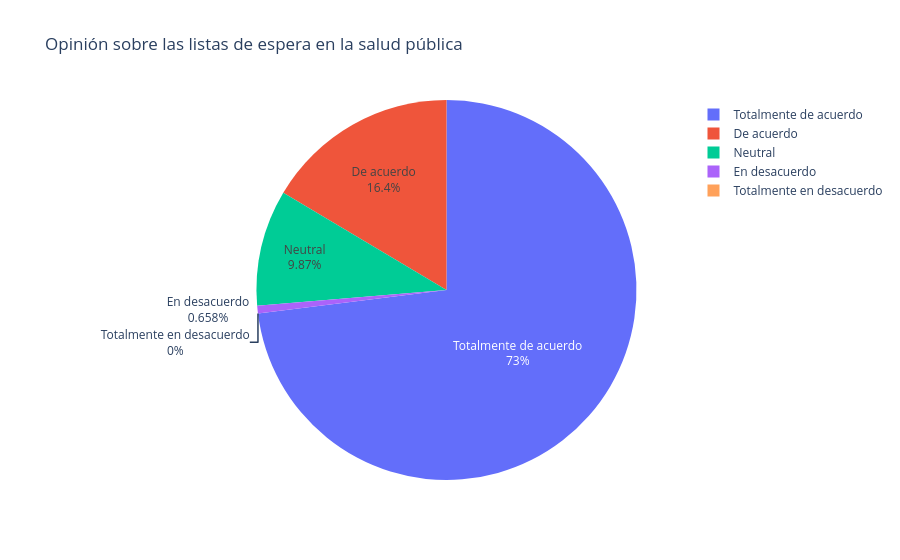

The cell this chart's notebook holds for it:
### Markdown cell above
### Pregunta 3: Salud
1. Pregunta
¿Las listas de espera del sistema público de salud son un problema grave en Chile?
2. Explicación
Esta pregunta busca conocer la percepción de los participantes sobre la gravedad de las listas de espera en el sistema público de salud chileno. Estas listas representan el tiempo que las personas deben esperar para acceder a consultas con especialistas, exámenes o determinados procedimientos médicos. A través de las respuestas, podremos identificar cómo evalúan los encuestados esta situación y si consideran que constituye un problema importante para la población. Utilizaremos un gráfico de barras para comparar la cantidad y el porcentaje de participantes que están de acuerdo, en desacuerdo o mantienen una postura neutral.

### Code cell
pregunta = "Las listas de espera del sistema público de salud son un problema grave en Chile."

respuestas = pd.to_numeric(datos[pregunta], errors="coerce").dropna()

tabla = respuestas.value_counts().reindex([1, 2, 3, 4, 5], fill_value=0)
tabla = tabla.rename_axis("Respuesta").reset_index(name="Cantidad")

tabla["Alternativa"] = tabla["Respuesta"].map(alternativas)
tabla["Porcentaje"] = (
    tabla["Cantidad"] / len(respuestas) * 100
).round(1)

display(tabla)

fig = px.pie(
    tabla,
    names="Alternativa",
    values="Cantidad",
    title="Opinión sobre las listas de espera en la salud pública",
    hole=0
)
fig.update_traces(textinfo="label+percent", hovertemplate="%{label}<br>Respuestas: %{value}<br>%{percent}")
fig.show()

### Figure 1 — Plotly figure (JSON) as saved in the notebook; plotly's stock layout.template omitted (floating-point values rounded to 4 significant figures)
{"data": [{"domain": {"x": [0, 1], "y": [0, 1]}, "hole": 0, "hovertemplate": "%{label}<br>Respuestas: %{value}<br>%{percent}", "labels": ["Totalmente en desacuerdo", "En desacuerdo", "Neutral", "De acuerdo", "Totalmente de acuerdo"], "legendgroup": "", "name": "", "showlegend": true, "textinfo": "label+percent", "type": "pie", "values": [0, 1, 15, 25, 111]}], "layout": {"legend": {"tracegroupgap": 0}, "title": {"text": "Opinión sobre las listas de espera en la salud pública"}}}
